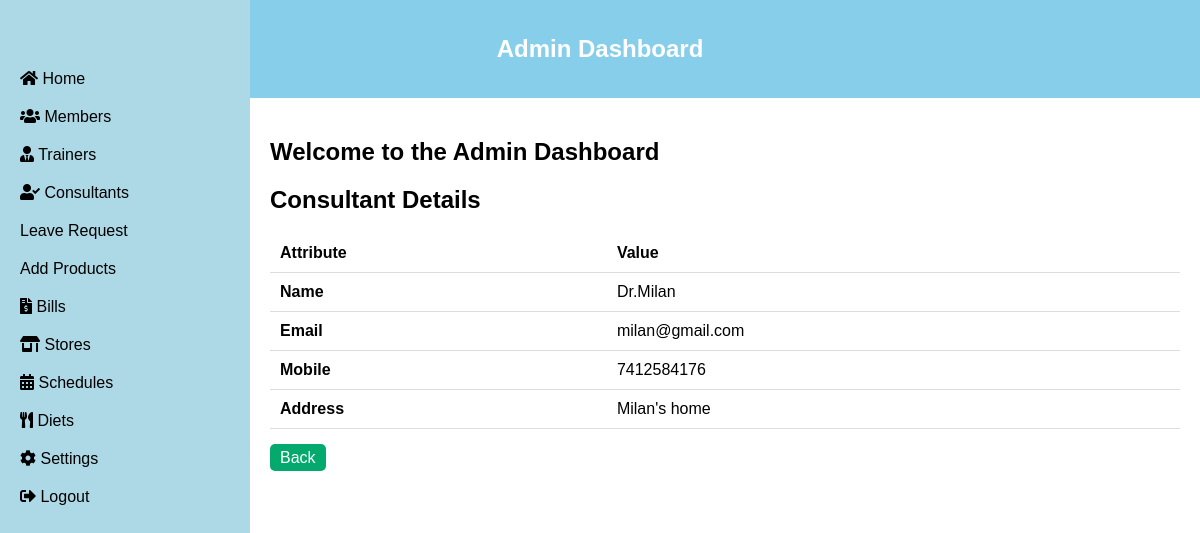
Page /consultant_detail/5/ on the committed database.
### gym/models.py (models this page shows, shortened)
class Consultant(models.Model):
    Name = models.CharField(max_length = 50)
    Email = models.CharField(max_length = 30)
    Password=models.CharField(max_length = 20)
    Mobile=models.CharField(max_length = 10)
    Address=models.CharField(max_length = 50)

### gym/views.py (the view)
# urls.py: path('consultant_detail/<int:consultant_id>/', views.consultant_detail, name='consultant_detail'),
def consultant_detail(request, consultant_id):
    consultant = get_object_or_404(Consultant, pk=consultant_id)
    return render(request, 'consultant_detail.html', {'consultant': consultant})

### gym/templates/consultant_detail.html (shortened to what this page needs)
{% extends 'gym/admin_dashboard.html' %}
{% block content %}
    <h2>Consultant Details</h2>
    <table>
        <tr>
            <th>Attribute</th>
            <th>Value</th>
        </tr>
        <tr>
            <td><strong>Name</strong></td>
            <td>{{ consultant.Name }}</td>
        </tr>
        <tr>
            <td><strong>Email</strong></td>
            <td>{{ consultant.Email }}</td>
        </tr>
        <tr>
            <td><strong>Mobile</strong></td>
            <td>{{ consultant.Mobile }}</td>
        </tr>
        <tr>
            <td><strong>Address</strong></td>
            <td>{{ consultant.Address }}</td>
        </tr>
    </table>
    <div class="back-button-container">
        <a href="{% url 'consultant_list' %}" style="background-color: #04AA6D; color: white; text-decoration: none; padding: 5px 10px; border-radius: 5px;">Back</a>
    </div>
{% endblock %}

### gym/templates/consultant_detail.html (style rules this page uses)
table { width: 100%; border-collapse: collapse; margin-bottom: 20px; }
th, td { padding: 10px; border-bottom: 1px solid #ddd; text-align: left; }
th { background-color: white; color: black; }

### rows in the picture
Consultant: Name "Dr.Milan", Email "milan@gmail.com", Mobile "7412584176", Address "Milan's home"
